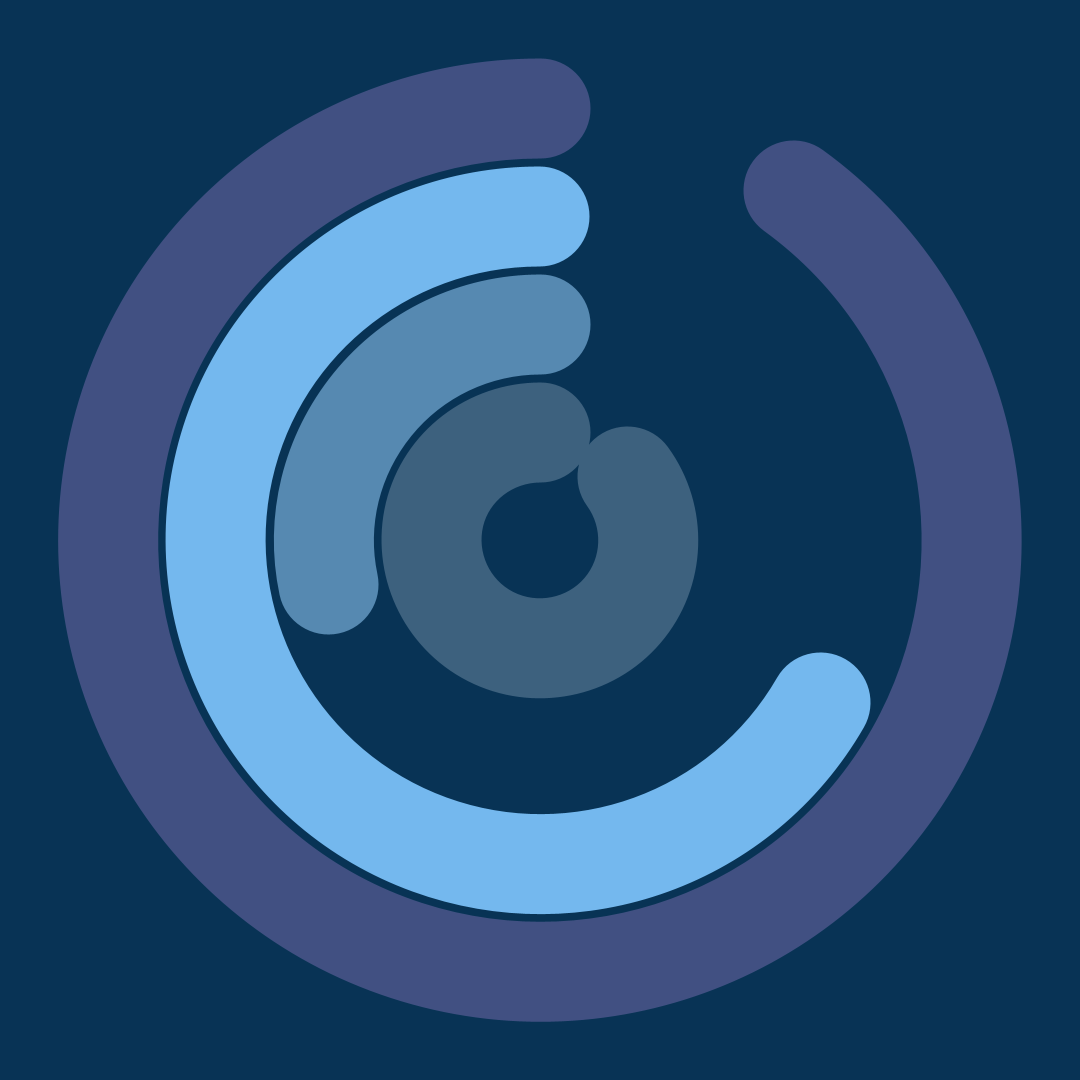
Frame 1 (no input)
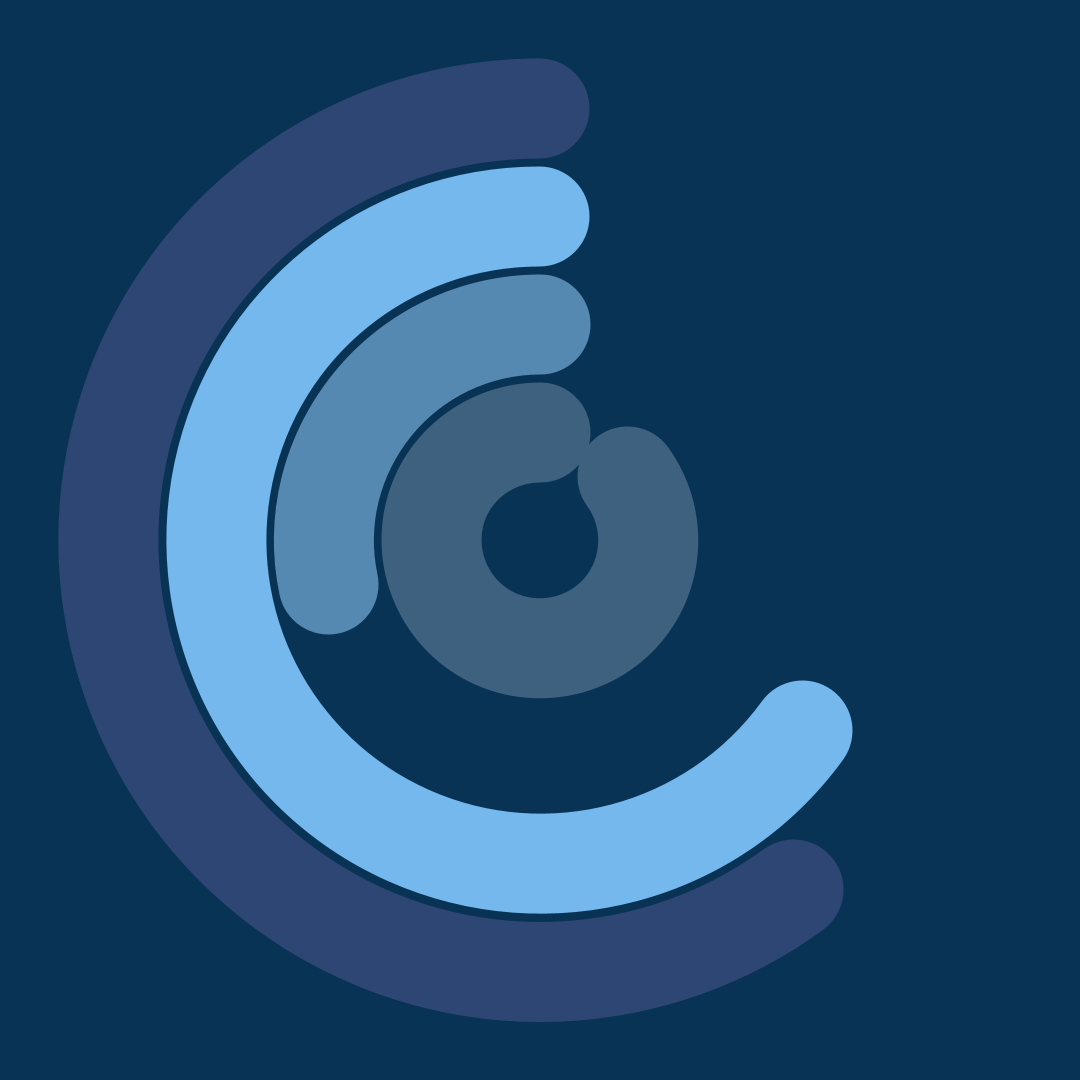
Frame 60 (the mouse pressed at the canvas centre just before this capture)
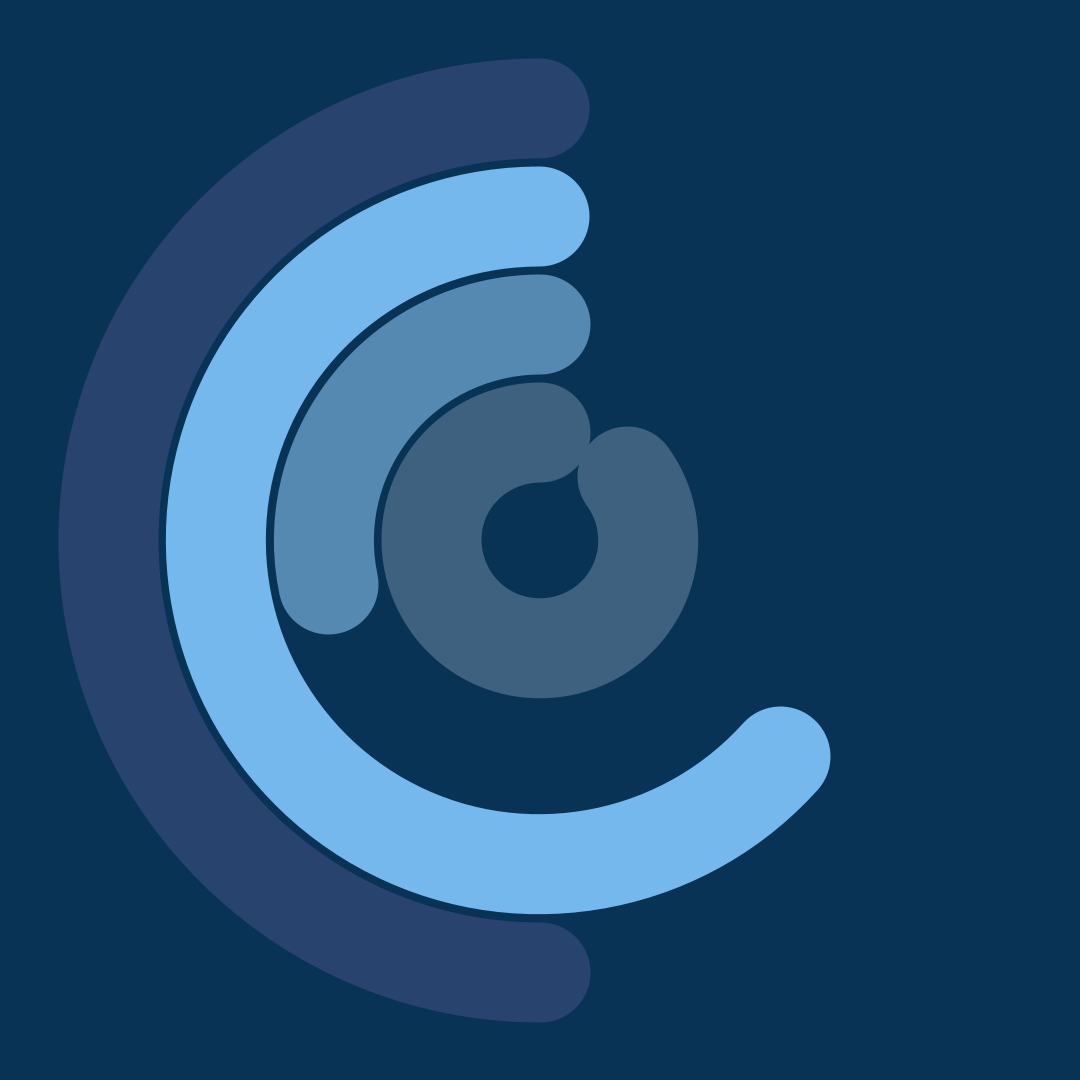
Frame 120 (the mouse held since frame 60 and released just before this capture)

The Processing sketch that drew these frames (run headless with seeded random() and noise(); from frame 60 on, the mouse is pressed at the canvas centre):

// Processing sketch: showcase_spinning_hands_of_time
// ── showcase_spinning_hands_of_time.pde
float cZero;
float cTick;
color[] colours;

void setup() {
  size(1080, 1080);
  colorMode(RGB, 255, 255, 255, 1);
 
  cZero = PI + HALF_PI;
  cTick = TWO_PI / 60;

  colours = new color[5];
  colours[0] = color(#083355);
  colours[1] = color(#74B8EE);
  colours[2] = color(#74B8EE);
  colours[3] = color(#5689B1);
  colours[4] = color(#3D617E);
}

void draw() {
  background(colours[0]);

  drawCircle(width * 0.8, ceil((((millis() % 1000) + 1) / 100) * 6), colours[1], true);
  drawCircle(width * 0.6, second(), colours[2], false);
  drawCircle(width * 0.4, minute(), colours[3], false);
  var hour = hour();
  if (hour > 12) {
    hour -= 12;
  }
  hour += (minute() / 60);
  hour *= 5 - 4;
  drawCircle(width * 0.2, hour, colours[4], false);
}

void drawCircle(float size, int value, color colour, boolean fade) {
  if (fade) {
    float alpha = map(value, 1, 60, 1, 0);
    stroke(70, 83, 135, alpha);
  } else {
    stroke(colour);
  }

  noFill();
  strokeWeight(100);
  strokeCap(ROUND);
  if (value == 0) {
    ellipse(width / 2, height / 2, size, size);
  } else {
    float start = cZero;
    float stop =  (cTick * value) - HALF_PI;
    if (start > stop) {
      var temp = start;
      start = stop;
      stop = temp;
    }
    arc(width / 2, height / 2, size, size, start, stop);
  }
}
